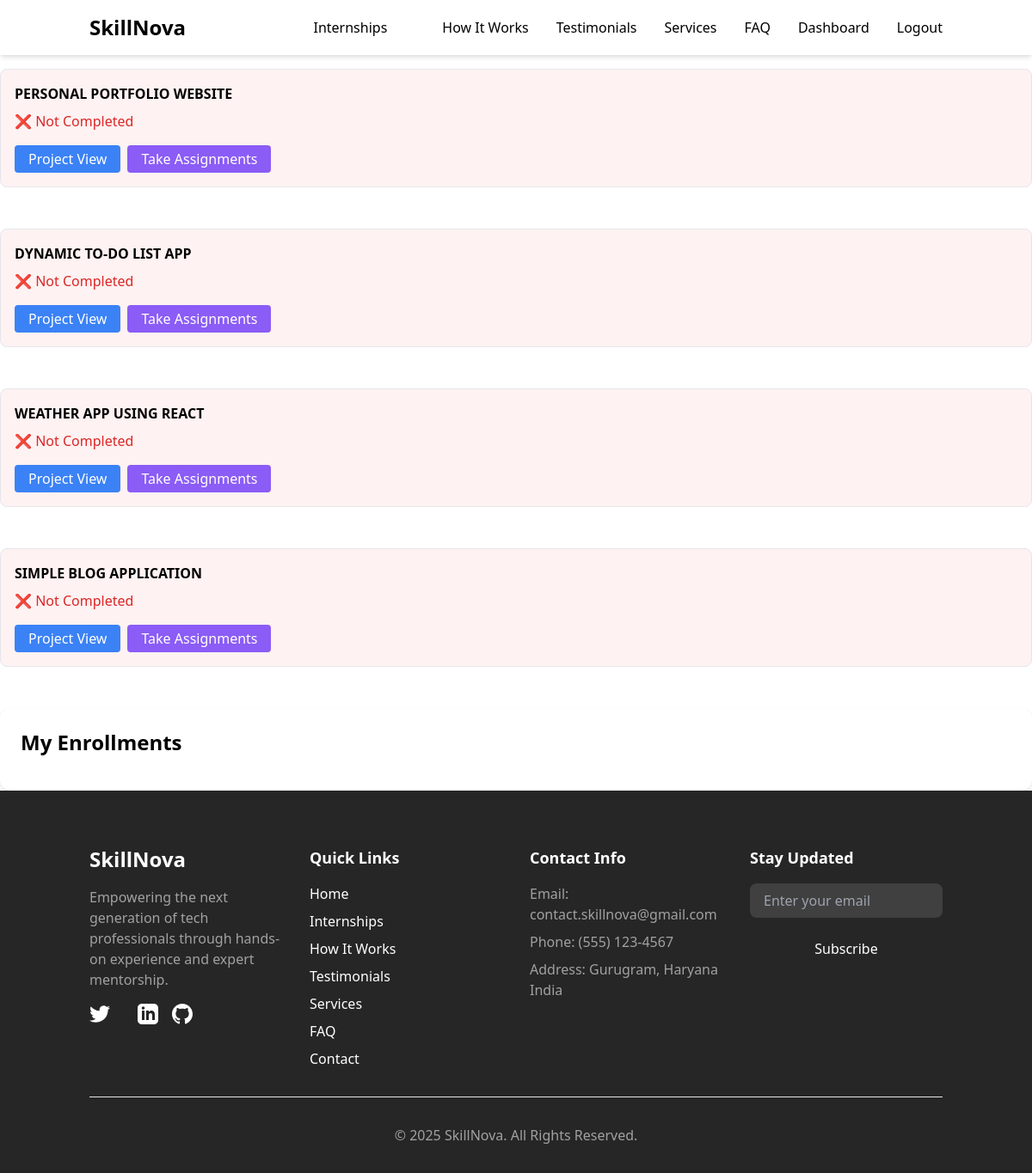
The app's page /dashboard/ (signed in) with its own data.
### core/models.py (models this page shows, shortened)
class Project(models.Model):
    training = models.ForeignKey(Training, on_delete=models.CASCADE, related_name='projects')
    title = models.CharField(max_length=255)
    description = models.TextField()
    instructions = models.TextField()
    is_approved = models.BooleanField(default=False)
    order = models.PositiveIntegerField(default=1)

class Training(models.Model):
    title = models.CharField(max_length=255)
    description = models.TextField()
    is_paid = models.BooleanField(default=True)
    price = models.FloatField(default=0.0)
    category = models.CharField(max_length=100, blank=True, null=True)
    tags = models.CharField(max_length=255, blank=True, null=True)

### core/views.py (the view)
# urls.py: path('dashboard/', views.dashboard, name='dashboard'),
@login_required
def dashboard(request):
    enrollments = Enrollment.objects.filter(user=request.user).select_related('training')
    dashboard_data = []
    for enrollment in enrollments:
        training = enrollment.training
        projects = training.projects.all().order_by('order')
        project_cards = []
        for project in projects:
            completion = ProjectCompletion.objects.filter(enrollment=enrollment, project=project).first()
            completed = bool(completion and (completion.github_link or completion.linkedin_link))
            project_cards.append({
                'id': project.id,  # Add this line
                'title': project.title,
                'completed': completed,
                'github': completion.github_link if completion else None,
                'linkedin': completion.linkedin_link if completion else None
            })
        print(enrollment.progress)
        dashboard_data.append({
            'training': training,
            'progress': enrollment.progress,
            'projects': project_cards
        })
    return render(request, 'core/dashboard.html', {'dashboard_data': dashboard_data})

### templates/core/dashboard.html (shortened to what this page needs)
{% extends "base.html" %}
{% block content %}
<div class="pt-20 space-y-12">
    {% for data in dashboard_data %}
    {% for project in data.projects %}
        <div class="border p-4 rounded-lg {% if project.completed %}bg-green-50{% else %}bg-red-50{% endif %}">
            <h3 class="font-semibold mb-2">{{ project.title }}</h3>
            {% if project.completed %}
                <p class="text-green-700">✅ Completed</p>
                {% if project.github %}
                <p><a href="{{ project.github }}" class="text-blue-600 hover:underline" target="_blank">GitHub</a></p>
                {% endif %}
                {% if project.linkedin %}
                <p><a href="{{ project.linkedin }}" class="text-blue-600 hover:underline" target="_blank">LinkedIn</a></p>
                {% endif %}
            {% else %}
                <p class="text-red-600">❌ Not Completed</p>
            {% endif %}
            <div class="mt-4 flex gap-2">
                <a href="{% url 'project_detail' project.id %}" class="bg-blue-500 hover:bg-blue-600 text-white px-4 py-1 rounded">Project View</a>
                <a href="{% url 'project_assignments' project.id %}" class="bg-purple-500 hover:bg-purple-600 text-white px-4 py-1 rounded">Take Assignments</a>
            </div>
        </div>
    {% endfor %}
{% endfor %}
    <div class="bg-white rounded-xl shadow p-6">
        <h1 class="text-2xl font-bold mb-4">My Enrollments</h1>
    </div>
</div>
{% endblock %}

### records on screen
Project: title "PERSONAL PORTFOLIO WEBSITE"
Project: title "DYNAMIC TO-DO LIST APP"
Project: title "WEATHER APP USING REACT"
Project: title "SIMPLE BLOG APPLICATION"
